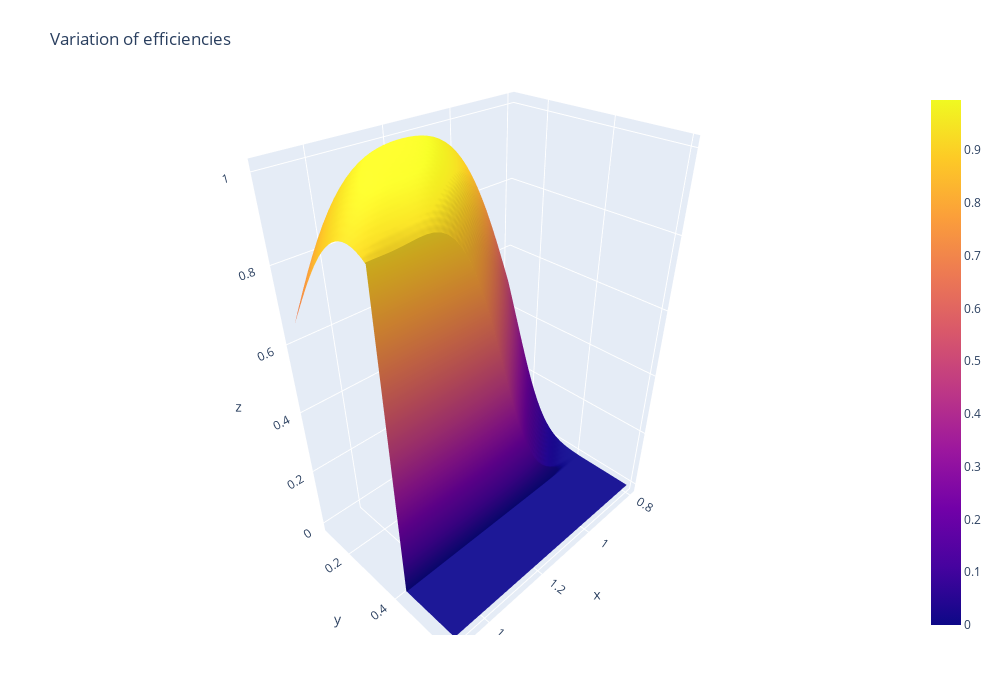

This figure's notebook cell:
### Code cell
Z1 = np.load("efficiencies.npy")
sh_0, sh_1 = Z1.shape
X1, Y1 = np.linspace(0.8, 1.5, sh_0), np.linspace(0.1, 0.6, sh_1)
fig = go.Figure(data=[go.Surface(z=Z1, x=X1, y=Y1)])
fig.update_layout(title='Variation of efficiencies',#autosize=False,
                  width=1000, height=700,
                  margin=dict(l=65, r=50, b=65, t=90)
                 )
fig.show()

### Figure 1 — Plotly figure (JSON) as saved in the notebook; plotly's stock layout.template omitted (floating-point values rounded to 4 significant figures; data arrays with more than 128 entries replaced by an {"elided": "..."} marker saying what was removed)
{"data": [{"type": "surface", "x": [0.8, 0.8179, 0.8359, 0.8538, 0.8718, 0.8897, 0.9077, 0.9256, 0.9436, 0.9615, 0.9795, 0.9974, 1.015, 1.033, 1.051, 1.069, 1.087, 1.105, 1.123, 1.141, 1.159, 1.177, 1.195, 1.213, 1.231, 1.249, 1.267, 1.285, 1.303, 1.321, 1.338, 1.356, 1.374, 1.392, 1.41, 1.428, 1.446, 1.464, 1.482, 1.5], "y": [0.1, 0.1128, 0.1256, 0.1385, 0.1513, 0.1641, 0.1769, 0.1897, 0.2026, 0.2154, 0.2282, 0.241, 0.2538, 0.2667, 0.2795, 0.2923, 0.3051, 0.3179, 0.3308, 0.3436, 0.3564, 0.3692, 0.3821, 0.3949, 0.4077, 0.4205, 0.4333, 0.4462, 0.459, 0.4718, 0.4846, 0.4974, 0.5103, 0.5231, 0.5359, 0.5487, 0.5615, 0.5744, 0.5872, 0.6], "z": {"elided": "40x40 float values"}}], "layout": {"height": 700, "margin": {"b": 65, "l": 65, "r": 50, "t": 90}, "title": {"text": "Variation of efficiencies"}, "width": 1000}}
